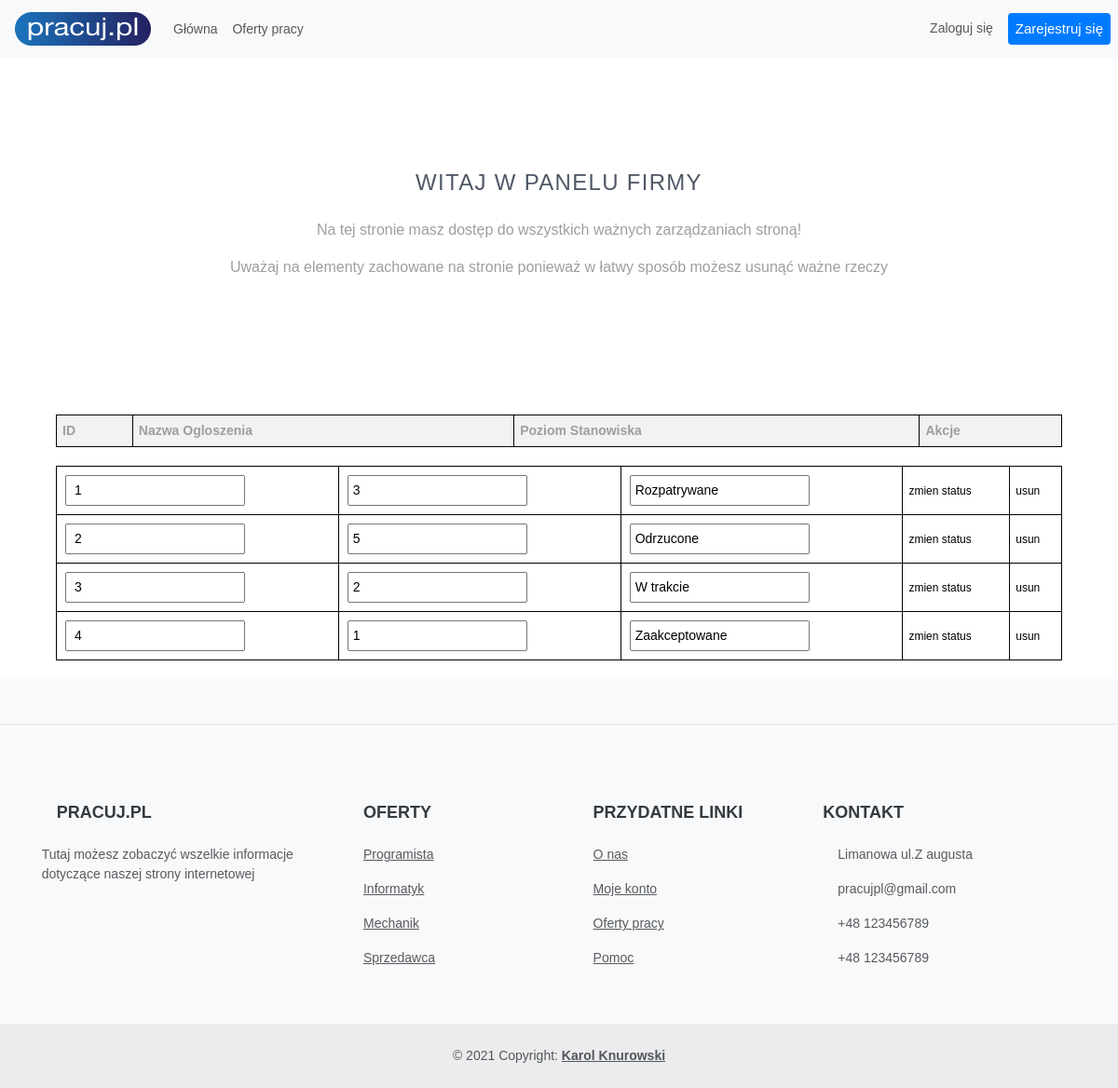
Page /company/companypanel/ on the earlier database version.
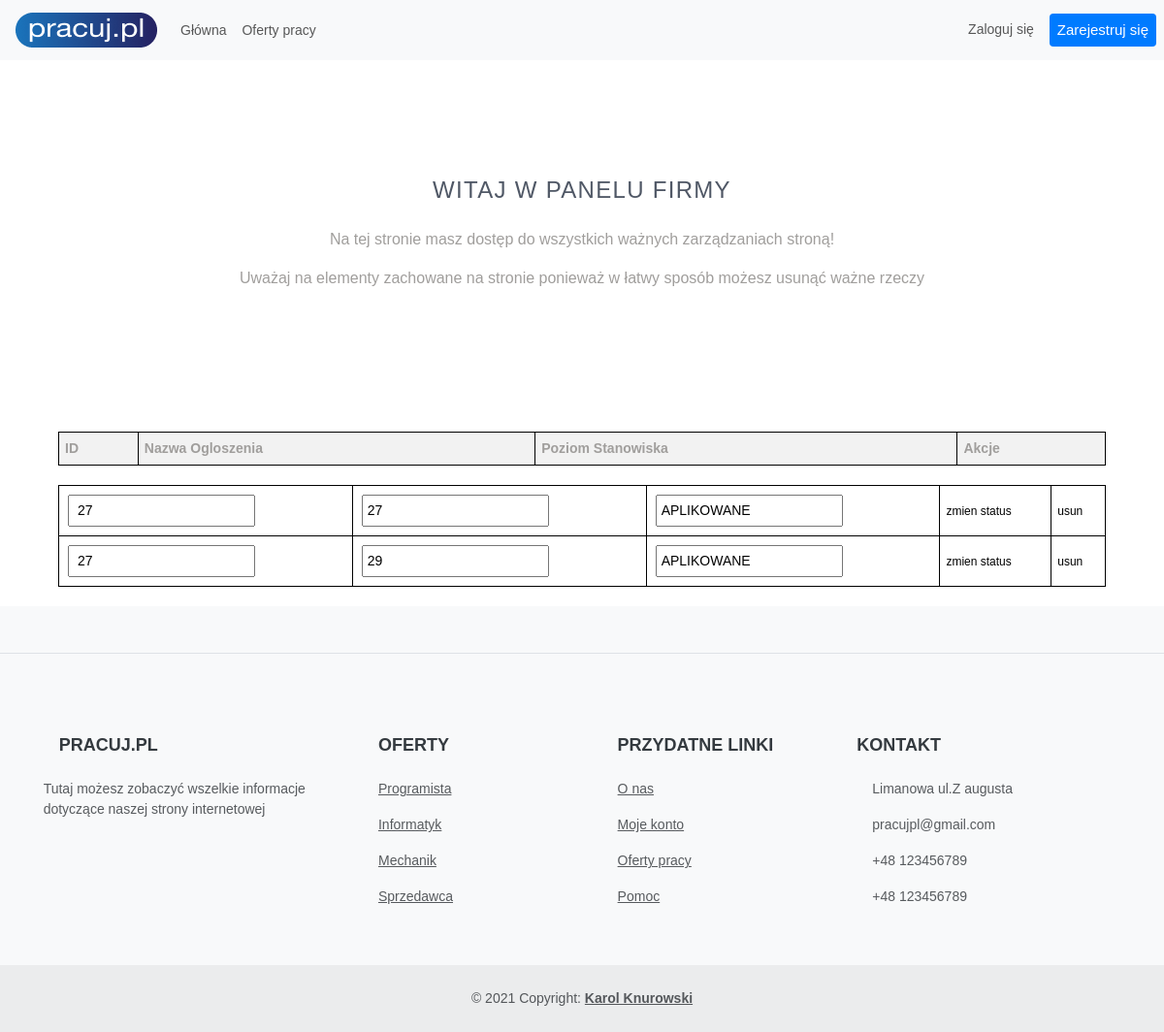
Same page on the later database version.
### tables this page shows
CREATE TABLE `aplikacja` (
  `id` int(11) NOT NULL,
  `id_uzytkownika` int(11) DEFAULT NULL,
  `id_ogloszenia` int(11) DEFAULT NULL,
  `status` varchar(50) DEFAULT NULL
);

### company/companypanel/index.php (the view, shortened to what this page needs)
<!DOCTYPE html>
<html lang="en">
<head>
  <link
    href="https://cdn.jsdelivr.net/npm/bootstrap@5.3.2/dist/css/bootstrap.min.css"
    rel="stylesheet"
  />
  <link rel="stylesheet" href="../../main/style.css" />
  <link rel="stylesheet" href="../companystyle/style.css" />
</head>
<body>
  <nav class="navbar navbar-expand-md navbar-light bg-light mb-5">
    <a href="../../main/" class="navbar-brand mx-3">
      <img class="d-inline-block align-top" src="../../images/logo.jpg" />
    </a>
    <div class="collapse navbar-collapse" id="navbarNav">
      <ul class="navbar-nav">
        <li class="nav-item custom-link1">
          <a href="../../main/" class="nav-link">
            Główna
          </a>
        </li>
        <li class="nav-item custom-link1">
          <a href="../../job/offers/" class="nav-link  ">
            Oferty pracy
          </a>
        </li>
      </ul>
      <ul class="navbar-nav ms-auto">
      <?php
  if (!isset($_SESSION['id'])) {
    echo <<<html
        <a href="../../login/loginform/" class="nav-link custom-link me-2">
            Zaloguj się
        </a>
    html;
    echo <<<html
    <a href="../../login/registerform/" class="zarejestruj-btn nav-link custom-link me-2">
        Zarejestruj się
    </a>
  html;
  }
        ?>
      </ul>
    </div>
  </nav>
  <section id="works" class="works" style="margin-top:100px">
			<div class="container">
				<div class="section-header">
					<h2>Witaj w panelu firmy</h2>
					<p>Na tej stronie masz dostęp do wszystkich ważnych zarządzaniach stroną!</p>
                    <p>Uważaj na elementy zachowane na stronie ponieważ w łatwy sposób możesz usunąć ważne rzeczy</p>
		</section>
<?php
    try {
        echo "<table>";
        echo "<tr><th>ID</th><th>Nazwa Ogloszenia</th><th>Poziom Stanowiska</th><th>Akcje</th></tr>";
        echo "</table>";
    } catch (PDOException $e) {
        echo "Błąd połączenia z bazą danych: " . $e->getMessage();
    }
    $query = "SELECT * FROM aplikacja";
    $result = $conn->query($query);
    echo "
      <table>";
    while ($row = $result->fetch_array())
    {
      ?>
      <form method='get' action = '../changeapplication'>
          <tr><input type='hidden' name = 'idAplikacji' value='<?php echo $row['id']; ?> ' >
          <td>
            <input type='text' name='user' value =' <?php echo $row['id_uzytkownika']; ?>'>
          </td>
          <td>
              <input type = 'text' name='idogloszenia' value='<?php echo $row['id_ogloszenia'];?>'>
            </td>
              <td>
                <input type = 'text' name='status' value='<?php echo $row['status']; ?>'>
              </td>
              <td>
                <button name='change_status' type='submit'>zmien status</button></td><td><button name='delete' type='submit'>usun</button>
              </td>
            </tr>
            </form>
      <?php
    }
    echo "</table>
    ";
?>
<footer class="text-center text-lg-start bg-light text-muted">
  <section class="d-flex justify-content-center justify-content-lg-between p-4 border-bottom">
  </section>
  <section class="">
    <div class="container text-center text-md-start mt-5">
      <div class="row mt-3">
        <div class="col-md-3 col-lg-4 col-xl-3 mx-auto mb-4">
          <h6 class="text-uppercase fw-bold mb-4">
            <i class="fas fa-gem me-3"></i>Pracuj.pl
          </h6>
          <p>
            Tutaj możesz zobaczyć wszelkie informacje dotyczące naszej strony internetowej
          </p>
        </div>
        <div class="col-md-2 col-lg-2 col-xl-2 mx-auto mb-4">
          <h6 class="text-uppercase fw-bold mb-4">
            Oferty
          </h6>
          <p>
            <a href="#!" class="text-reset">Programista</a>
          </p>
          <p>
            <a href="#!" class="text-reset">Informatyk</a>
          </p>
          <p>
            <a href="#!" class="text-reset">Mechanik</a>
          </p>
          <p>
            <a href="#!" class="text-reset">Sprzedawca</a>
          </p>
        </div>
        <div class="col-md-3 col-lg-2 col-xl-2 mx-auto mb-4">
          <h6 class="text-uppercase fw-bold mb-4">
            Przydatne linki
          </h6>
          <p>
            <a href="#!" class="text-reset">O nas</a>
          </p>
          <p>
            <a href="#!" class="text-reset">Moje konto</a>
          </p>
          <p>
            <a href="#!" class="text-reset">Oferty pracy</a>
          </p>
          <p>
            <a href="#!" class="text-reset">Pomoc</a>
          </p>
        </div>
        <div class="col-md-4 col-lg-3 col-xl-3 mx-auto mb-md-0 mb-4">
          <h6 class="text-uppercase fw-bold mb-4">Kontakt</h6>
          <p><i class="fas fa-home me-3"></i>Limanowa ul.Z augusta</p>
          <p>
            pracujpl@gmail.com
          </p>
          <p><i class="fas fa-phone me-3"></i> +48 123456789</p>
          <p><i class="fas fa-print me-3"></i> +48 123456789</p>
        </div>
      </div>
    </div>
  </section>
  <div class="text-center p-4" style="background-color: rgba(0, 0, 0, 0.05);">
    © 2021 Copyright:
    <a class="text-reset fw-bold" href="https://mdbootstrap.com/">Karol Knurowski</a>
  </div>
</footer>
</body>
</html>

### main/style.css (style rules this page uses)
.custom-link { display: inline-block; padding: 0.375rem 0.75rem; border-radius: 0.25rem; text-align: center; text-decoration: none; }
.zarejestruj-btn { background-color: #007bff; color:white; font-size: 15px; }
* { padding: 0; margin: 0; }
* { -webkit-box-sizing:border-box; -moz-box-sizing:border-box; -o-box-sizing:border-box; -ms-box-sizing:border-box; box-sizing:border-box; }
body { font-family: 'Poppins', sans-serif; font-size:14px; color:#a09e9c; text-transform:initial; max-width:1920px; margin:0 auto; overflow-x:hidden; }
h1,h2,h3,h4,h5,h6 { margin: 0; color:#343a3f; font-size: 18px; font-weight: 500; text-transform: capitalize; }
img { border:none;max-width:100%; height:auto; }
select,input,textarea,button { box-shadow:none;outline:0!important; }
button { background: transparent;border: 0;font-size: 12px; }
html,body { height: 100%; }
.section-header { position: relative; text-align: center; }
.section-header h2 { color: #505866; font-size:24px; font-weight: 500; margin-bottom: 24px; text-transform: uppercase; letter-spacing: 1.3px; }
.section-header p { font-size:16px; }
.works { padding: 0 0 90px; }
body { font-family: Arial, sans-serif; margin: 0; padding: 0; }
.container { max-width: 1200px; margin: 0 auto; padding: 20px; }

### company/companystyle/style.css (style rules this page uses)
table { border-collapse: collapse; width: 90%; margin: 20px auto; }
th, td { border: 1px solid black; padding: 6px; text-align: left; }
th { background-color: #f2f2f2; }
form { margin: 20px auto; text-align: center; }
input[type="text"], input[type="submit"] { padding: 4px; margin: 3px; }

Differences in the rows shown:
removed aplikacja: user "1", idogloszenia "3", status "Rozpatrywane"
removed aplikacja: user "2", idogloszenia "5", status "Odrzucone"
removed aplikacja: user "3", idogloszenia "2", status "W trakcie"
removed aplikacja: user "4", idogloszenia "1", status "Zaakceptowane"
added aplikacja: user "27", idogloszenia "27", status "APLIKOWANE"
added aplikacja: user "27", idogloszenia "29", status "APLIKOWANE"
